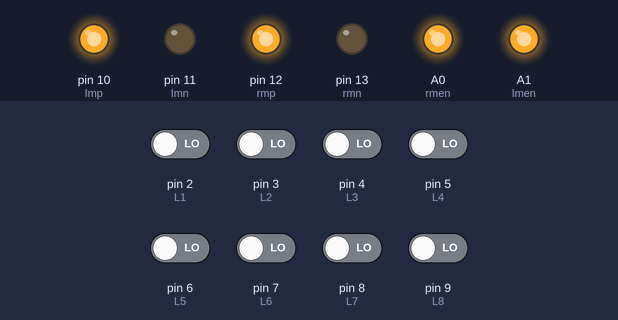
Simulated run of this sketch. Board: Arduino Uno, built with avr-gcc and run on an emulated ATmega328P. On the bench: output pins drawn as LEDs (lit = HIGH). The test bench sets the inputs (shaded band); at power-on: pin 2 (L1), pin 3 (L2), pin 4 (L3), pin 5 (L4), pin 6 (L5), pin 7 (L6), pin 8 (L7), pin 9 (L8) LOW. What the sketch prints to the serial monitor is not drawn.

Above: at 0.1 s.
Timing chart, 0 to 1.6 s (numbered marks = the images above):
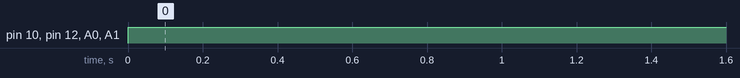

The sketch:

PID_line_follower.ino
```cpp
#define L1 2  //First IR sensor  from left (Green)
#define L2 3  //Purple
#define L3 4  //Yellow
#define L4 5  //Black
#define L5 6  //Brown
#define L6 7  //Blue
#define L7 8  //Grey
#define L8 9  //Orange
#define lmp 10  //left motor positive
#define lmn 11  //left motor negative
#define rmp 12  //right motor positive ;assuming that when lmp & rmp is high and lmn & rmn is low then bot moves forward; although it is conceptually wrong but eassy to think
#define rmn 13  //right motor negative
#define rmen A0   //right motor enable
#define lmen A1   //left motor enable

float PID_value,kp,ki,kd,j,k;
int L1r,L2r,L3r,L4r,L5r,L6r,L7r,L8r,error,prev_error,i,d;

void setup() {
  Serial.begin(9600);// put your setup code here, to run once:
  pinMode(L1,INPUT);
  pinMode(L2,INPUT);
  pinMode(L3,INPUT);
  pinMode(L4,INPUT);
  pinMode(L5,INPUT);
  pinMode(L6,INPUT);
  pinMode(L7,INPUT);
  pinMode(L8,INPUT);
  pinMode(lmp,OUTPUT);
  pinMode(lmn,OUTPUT);
  pinMode(rmp,OUTPUT);
  pinMode(rmn,OUTPUT);
  ki=0;
  kp=10;
  kd=0;
  i=0;
  d=0;
  error=0;
  prev_error=0;
  PID_value=0;
  j=135;
  k=135;
}

void loop() {
 check(); // put your main code here, to run repeatedly:
//printIR();
if((L1r==1)&&(L2r==1)&&(L3r==1)&&(L4r==1)&&(L5r==1)&&(L6r==1)&&(L7r==1)&&(L8r==1))
{error=0;
//about_turn();
}
//else if((L1r==0)&&(L2r==0)&&(L3r==0)&&(L4r==0)&&(L5r==0)&&(L6r==0)&&(L7r==0)&&(L8r==0)){st();}
else if((L1r==0)&&(L2r==1)&&(L3r==1)&&(L4r==1)&&(L5r==1)&&(L6r==1)&&(L7r==1)&&(L8r==1)){error=-6;}
else if((L1r==0)&&(L2r==0)&&(L3r==1)&&(L4r==1)&&(L5r==1)&&(L6r==1)&&(L7r==1)&&(L8r==1)){error=-5;}
else if((L1r==1)&&(L2r==0)&&(L3r==1)&&(L4r==1)&&(L5r==1)&&(L6r==1)&&(L7r==1)&&(L8r==1)){error=-4;}
else if((L1r==1)&&(L2r==0)&&(L3r==0)&&(L4r==1)&&(L5r==1)&&(L6r==1)&&(L7r==1)&&(L8r==1)){error=-3;}
else if((L1r==1)&&(L2r==1)&&(L3r==0)&&(L4r==1)&&(L5r==1)&&(L6r==1)&&(L7r==1)&&(L8r==1)){error=-2;}
else if((L1r==1)&&(L2r==1)&&(L3r==0)&&(L4r==0)&&(L5r==1)&&(L6r==1)&&(L7r==1)&&(L8r==1)){error=-1;}
else if((L1r==1)&&(L2r==1)&&(L3r==1)&&(L4r==0)&&(L5r==0)&&(L6r==1)&&(L7r==1)&&(L8r==1)){error=0;}
else if((L1r==1)&&(L2r==1)&&(L3r==1)&&(L4r==1)&&(L5r==0)&&(L6r==0)&&(L7r==1)&&(L8r==1)){error=1;}
else if((L1r==1)&&(L2r==1)&&(L3r==1)&&(L4r==1)&&(L5r==1)&&(L6r==0)&&(L7r==1)&&(L8r==1)){error=2;}
else if((L1r==1)&&(L2r==1)&&(L3r==1)&&(L4r==1)&&(L5r==1)&&(L6r==0)&&(L7r==0)&&(L8r==1)){error=3;}
else if((L1r==1)&&(L2r==1)&&(L3r==1)&&(L4r==1)&&(L5r==1)&&(L6r==1)&&(L7r==0)&&(L8r==1)){error=4;}
else if((L1r==1)&&(L2r==1)&&(L3r==1)&&(L4r==1)&&(L5r==1)&&(L6r==1)&&(L7r==0)&&(L8r==0)){error=5;}
else if((L1r==1)&&(L2r==1)&&(L3r==1)&&(L4r==1)&&(L5r==1)&&(L6r==1)&&(L7r==1)&&(L8r==0)){error=6;}


i=i+error;
if(error==0){i=0;}
if(abs(error)>100){i=0;}
d=error-prev_error;
prev_error=error;

PID_value=(kp*error)+(ki*i)+(kd*d);

j=135-PID_value;
k=135+PID_value; // 150 is speed at zero error

digitalWrite(rmp,HIGH);
digitalWrite(rmn,LOW);
digitalWrite(lmp,HIGH);
digitalWrite(lmn,LOW);

analogWrite(rmen,j);
analogWrite(lmen,k);

printData();
}

void check(){

  L1r=digitalRead(L1);
  L2r=digitalRead(L2);
  L3r=digitalRead(L3);
  L4r=digitalRead(L4);
  L5r=digitalRead(L5);
  L6r=digitalRead(L6);
  L7r=digitalRead(L7);
  L8r=digitalRead(L8);

}

void printIR(){

Serial.println(" ");
Serial.print("IR Left to Right     ");
Serial.print(L1r);
Serial.print("     ");
Serial.print(L2r);
Serial.print("     ");
Serial.print(L3r);
Serial.print("     ");
Serial.print(L4r);
Serial.print("     ");
Serial.print(L5r);
Serial.print("     ");
Serial.print(L6r);
Serial.print("     ");
Serial.print(L7r);
Serial.print("     ");
Serial.print(L8r);
Serial.println("     ");

}

void printData(){

Serial.println(" ");
Serial.print("  error= ");
Serial.print(error);
Serial.print("   i= ");
Serial.print(i);
Serial.print("   d= ");
Serial.print(d);
Serial.print("   PID= ");
Serial.println(PID_value);

}

void about_turn(){

digitalWrite(rmp,HIGH);
digitalWrite(rmn,LOW);
digitalWrite(lmp,LOW);
digitalWrite(lmn,HIGH);
delay(500);
st();

}

void st(){

digitalWrite(rmp,LOW);
digitalWrite(rmn,LOW);
digitalWrite(lmp,LOW);
digitalWrite(lmn,LOW);

}
```

Measured:
- by itself, pin 10 (lmp), pin 12 (rmp), A0 (rmen), A1 (lmen): LOW → HIGH at 0.00 s
